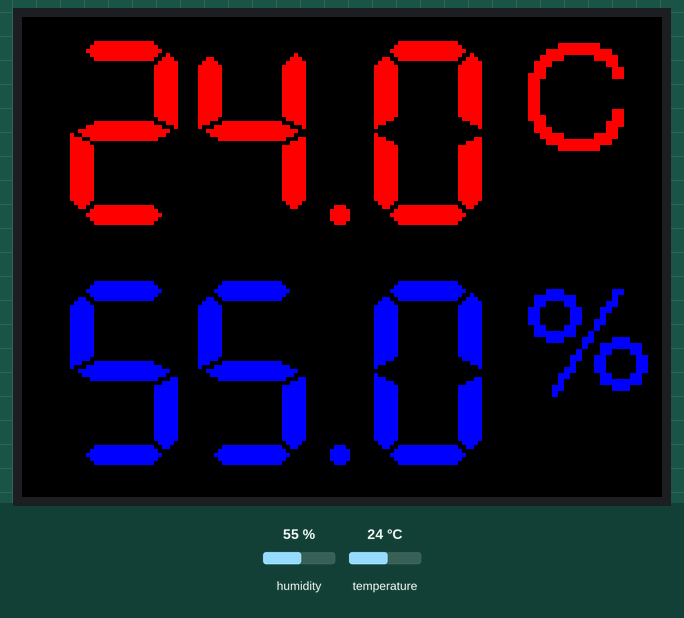
Simulated run of this sketch. Board: ESP32. Parts: 320×240 colour display. The inputs (shaded band) are chosen by the test bench; at power-on: humidity 55 %, temperature 24 °C.

Above: at 1.3 s.
1.4 s: humidity set to 22 %
At 4.5 s:
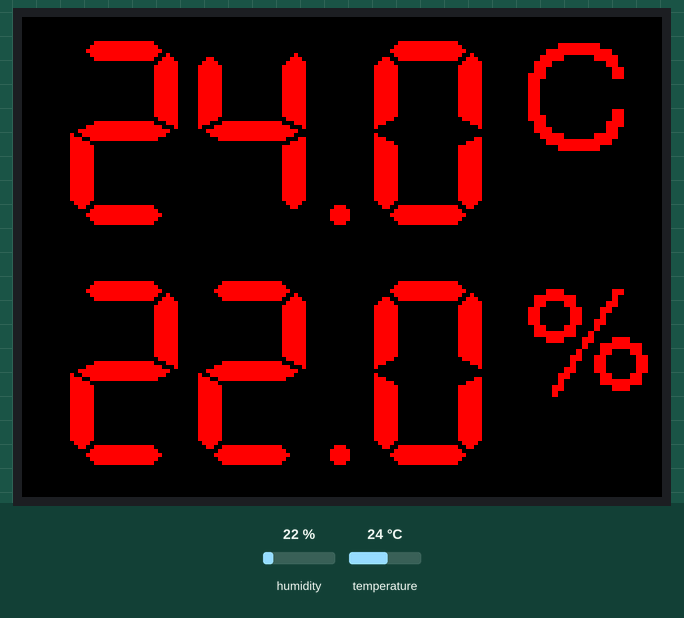
5.2 s: temperature set to 12 °C
At 7.9 s:
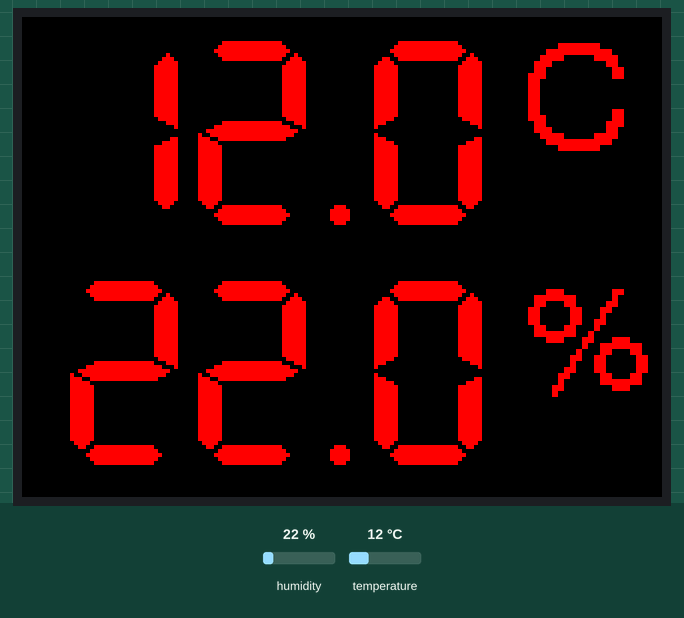
8.3 s: humidity set to 40 %
At 11.0 s:
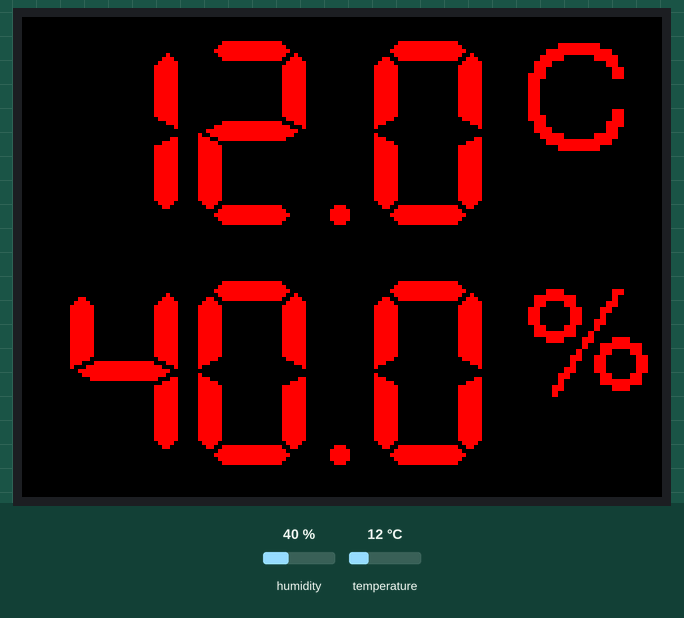
11.4 s: temperature set to 19 °C
At 14.4 s:
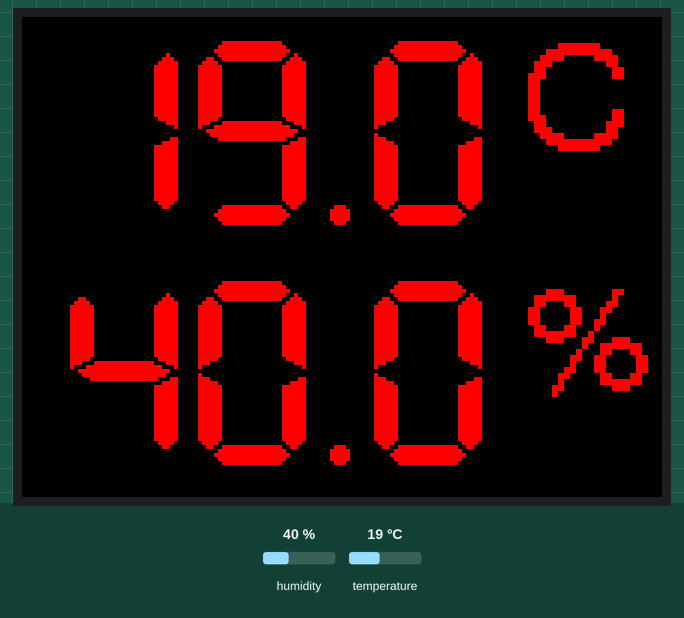
Timing chart, 0 to 15.4 s (numbered marks = the images above; inputs shaded):
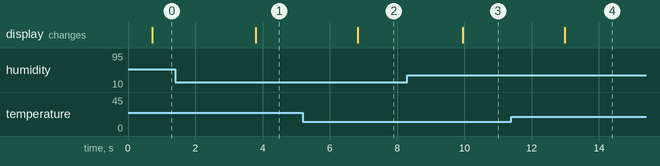

The sketch:

csirkekelteto.ino
```cpp
#include <M5Stack.h>
#include <Wire.h>
#include "DHT12.h"

DHT12 dht12;               //Preset scale CELSIUS and ID 0x5c.
#define DHT_ADDR    0x5c   //Env module's DHT sensor address

#define NOTE_D0 -1
#define NOTE_D1 294
#define NOTE_D2 330
#define NOTE_D3 350
#define NOTE_D4 393
#define NOTE_D5 441
#define NOTE_D6 495
#define NOTE_D7 556

#define NOTE_DL1 147
#define NOTE_DL2 165
#define NOTE_DL3 175
#define NOTE_DL4 196
#define NOTE_DL5 221
#define NOTE_DL6 248
#define NOTE_DL7 278

#define NOTE_DH1 589
#define NOTE_DH2 661
#define NOTE_DH3 700
#define NOTE_DH4 786
#define NOTE_DH5 882
#define NOTE_DH6 990
#define NOTE_DH7 112


uint8_t music[1000];

void tone_volume(uint16_t frequency, uint32_t duration) {
  float interval=0.001257 * float(frequency);
  float phase=0;
  for (int i=0;i<1000;i++) {
    music[i]=127+126 * sin(phase);
    phase+=interval;
  }
  music[999]=0;
  int remains=duration;
  for (int i=0;i<duration;i+=200) {
    if (remains<200) {
      music[remains*999/200]=0;
    }
    M5.Speaker.playMusic(music, 5000);
    remains -= 200;
  }
}

void beep(int leng) {
  M5.Speaker.setVolume(1);
  tone_volume(1000, leng);
}

void setup() {

  M5.begin();
  M5.Power.begin();
  Wire.begin();

}

void loop() {

  float tmp = dht12.readTemperature();
  float hum = dht12.readHumidity();
  String temp = String(tmp, 1);
  String humi = String(hum, 1);

  int tempColor = TFT_GREEN;
  int humiColor = TFT_BLUE;
  int alertColor = TFT_RED;

  if(tmp < 38 or tmp > 38.8) {
    tempColor = alertColor;
    beep(200);
    delay(500);
  }
  if(hum < 50.5) {
    humiColor = alertColor;
    beep(200);
    delay(500);
  }

  M5.Lcd.setTextDatum(TL_DATUM);
  M5.Lcd.setTextColor(tempColor, TFT_BLACK);
  M5.Lcd.setTextSize(2);
  M5.Lcd.drawString(temp, 20, 10, 7);
  M5.Lcd.setTextSize(3);
  M5.Lcd.drawString("C", 250, 10, 4);

  M5.Lcd.setTextColor(humiColor, TFT_BLACK);
  M5.Lcd.setTextSize(2);
  M5.Lcd.drawString(humi, 20, 130, 7);
  M5.Lcd.setTextSize(3);
  M5.Lcd.drawString("%", 250, 130, 4);

  delay(2000);
//  M5.update();
}
```

Measured:
- after the input at 1.4 s, the display: changes after 2.4 s (image 1)
- after the input at 5.2 s, the display: changes after 1.6 s (image 2)
- after the input at 8.3 s, the display: changes after 1.6 s (image 3)
- after the input at 11.4 s, the display: changes after 1.6 s (image 4)
